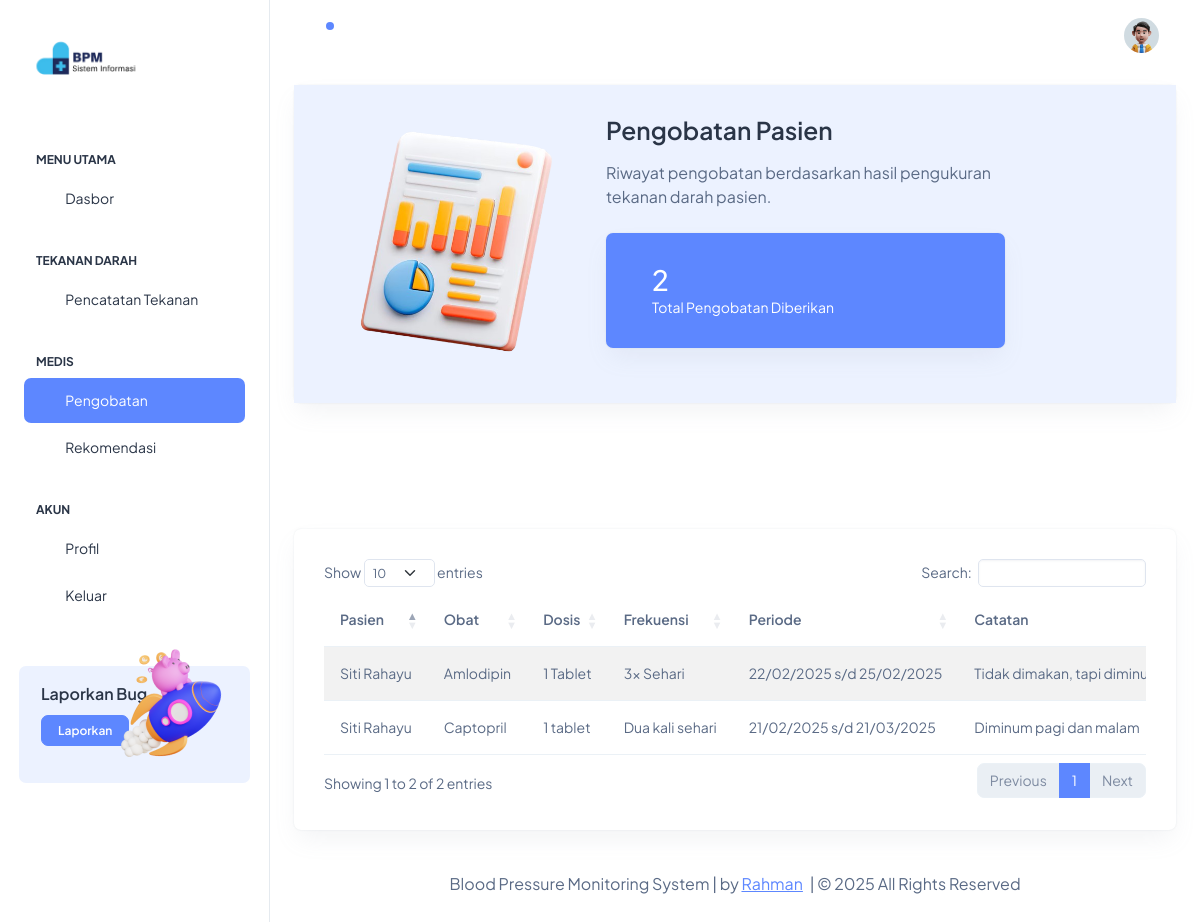
The page /App/Views/pengobatan.php (signed in) on the database as committed earlier.
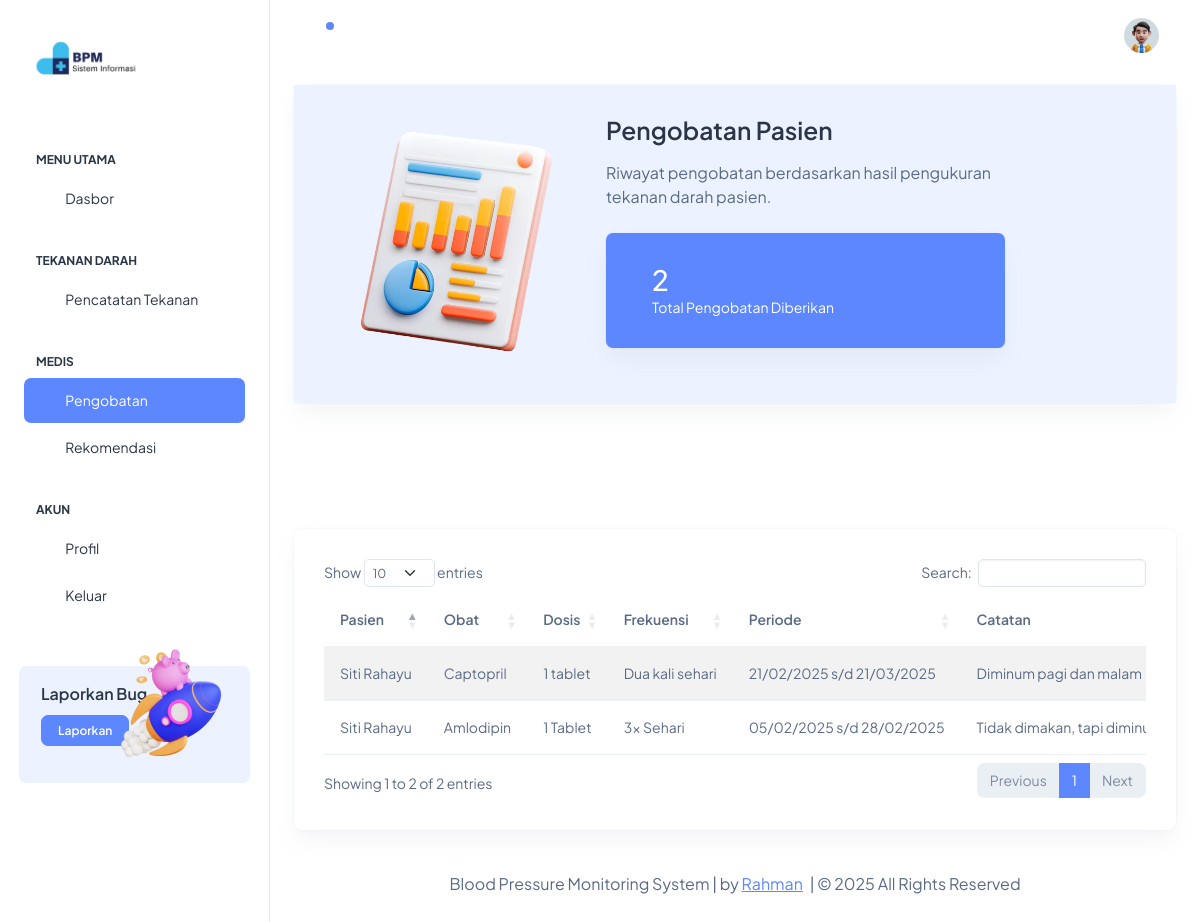
The same page on the database as committed later.
### tables this page shows
CREATE TABLE `patient_medications` (
  `patient_medication_id` int NOT NULL,
  `patient_id` int DEFAULT NULL,
  `medication_id` int DEFAULT NULL,
  `dosage` varchar(50) DEFAULT NULL,
  `frequency` varchar(50) DEFAULT NULL,
  `start_date` date DEFAULT NULL,
  `end_date` date DEFAULT NULL,
  `prescribed_by` int DEFAULT NULL,
  `notes` text
);

CREATE TABLE `patient_profiles` (
  `patient_id` int NOT NULL,
  `user_id` int DEFAULT NULL,
  `full_name` varchar(100) NOT NULL,
  `date_of_birth` date NOT NULL,
  `gender` enum('M','F') NOT NULL,
  `address` text,
  `phone_number` varchar(20) DEFAULT NULL,
  `emergency_contact` varchar(100) DEFAULT NULL,
  `emergency_phone` varchar(20) DEFAULT NULL,
  `medical_history` text
);

CREATE TABLE `medications` (
  `medication_id` int NOT NULL,
  `name` varchar(100) NOT NULL,
  `description` text,
  `dosage_form` varchar(50) DEFAULT NULL,
  `created_by` int DEFAULT NULL,
  `created_at` timestamp NULL DEFAULT CURRENT_TIMESTAMP
);

### App/Config/Database.php (called while the page is built, shortened)
<?php
class Database
{
    private $host = 'localhost';
    private $db_name = 'blood_pressure_monitoring';
    private $username = 'root';
    private $password = '';
    private $conn;
    private function connect()
    {
        try {
            $this->conn = new PDO(
                'mysql:host=' . $this->host . ';dbname=' . $this->db_name,
                $this->username,
                $this->password
            );
            $this->conn->setAttribute(PDO::ATTR_ERRMODE, PDO::ERRMODE_EXCEPTION);
            $this->conn->setAttribute(PDO::ATTR_DEFAULT_FETCH_MODE, PDO::FETCH_ASSOC);
        } catch (PDOException $e) {
            echo 'Connection Error: ' . $e->getMessage();
        }
    }
    public function query($query, $params = [])
    {
        $stmt = $this->conn->prepare($query);
        $stmt->execute($params);
        return $stmt;
    }
}

### App/Controllers/PengobatanController.php (called while the page is built, shortened)
<?php
require_once __DIR__ . '/../Models/PengobatanModel.php';
class PengobatanController
{
    private $pengobatanModel;
    public function __construct()
    {
        $this->pengobatanModel = new PengobatanModel();
    }
    public function getAllPrescriptions()
    {
        if ($_SESSION['role'] === 'patient') {
            return $this->pengobatanModel->getPatientPrescriptions($_SESSION['user_id']);
        }
        return $this->pengobatanModel->getAllPrescriptions();
    }
}

### App/Models/PengobatanModel.php (called while the page is built, shortened)
<?php
require_once __DIR__ . '/../Config/Database.php';
class PengobatanModel
{
    private $db;
    public function __construct()
    {
        $this->db = new Database();
    }
    public function getPatientPrescriptions($userId)
    {
        $query = "SELECT pm.*,
                         m.name as medication_name,
                         m.dosage_form,
                         pp.full_name as patient_name,
                         dp.full_name as doctor_name
                  FROM patient_medications pm
                  JOIN medications m ON pm.medication_id = m.medication_id
                  JOIN patient_profiles pp ON pm.patient_id = pp.patient_id
                  JOIN doctor_profiles dp ON pm.prescribed_by = dp.doctor_id
                  WHERE pp.user_id = ?
                  ORDER BY pm.start_date DESC";
        return $this->db->query($query, [$userId])->fetchAll();
    }
}

### App/Views/pengobatan.php (the view, shortened to what the changed rows need)
<?php
require_once __DIR__ . '/../Controllers/PengobatanController.php';
$pengobatanController = new PengobatanController();
$prescriptions = $pengobatanController->getAllPrescriptions();
$totalPrescriptions = count($prescriptions);
?>
<!doctype html>
<html lang="en">
<head>
    <link rel="stylesheet" href="assets/css/styles.min.css" />
    <link rel="stylesheet" href="https://cdn.datatables.net/1.13.7/css/dataTables.bootstrap5.min.css">
    <link rel="stylesheet" href="https://cdn.datatables.net/responsive/2.5.0/css/responsive.bootstrap5.min.css">
    <link href="https://cdn.jsdelivr.net/npm/select2@4.1.0-rc.0/dist/css/select2.min.css" rel="stylesheet" />
    <link rel="stylesheet"
        href="https://cdn.jsdelivr.net/npm/select2-bootstrap-5-theme@1.3.0/dist/select2-bootstrap-5-theme.min.css" />
</head>
<body>
    <div class="page-wrapper" id="main-wrapper" data-layout="vertical" data-navbarbg="skin6" data-sidebartype="full"
        data-sidebar-position="fixed" data-header-position="fixed">
        <div class="body-wrapper">
            <div class="container-fluid">
                <div class="row">
                    <div class="col-12">
                        <div class="card w-100">
                            <div class="card-body bg-light-primary">
                                <div class="row align-items-center">
                                    <div class="col-lg-6">
                                        <div class="card bg-primary text-white mb-4">
                                            <div class="card-body d-flex align-items-center">
                                                <div>
                                                    <h2 class="text-white mb-0"><?= $totalPrescriptions ?></h2>
                                                </div>
                                            </div>
                                        </div>
                                    </div>
                                </div>
                            </div>
                        </div>
                    </div>
                </div>
                <div class="row">
                    <div class="col-12">
                        <div class="card">
                            <div class="card-body">
                                <div class="table-responsive">
                                    <table id="prescriptionTable"
                                        class="table table-striped dt-responsive nowrap w-100">
                                        <thead>
                                            <tr>
                                                <th>Pasien</th>
                                                <th>Obat</th>
                                                <th>Dosis</th>
                                                <th>Frekuensi</th>
                                                <th>Periode</th>
                                                <th>Catatan</th>
                                            </tr>
                                        </thead>
                                        <tbody>
                                            <?php foreach ($prescriptions as $prescription): ?>
                                                <tr>
                                                    <td><?= htmlspecialchars($prescription['patient_name']) ?></td>
                                                    <td><?= htmlspecialchars($prescription['medication_name']) ?></td>
                                                    <td><?= htmlspecialchars($prescription['dosage']) ?></td>
                                                    <td><?= htmlspecialchars($prescription['frequency']) ?></td>
                                                    <td>
                                                        <?= date('d/m/Y', strtotime($prescription['start_date'])) ?>
                                                        s/d
                                                        <?= date('d/m/Y', strtotime($prescription['end_date'])) ?>
                                                    </td>
                                                    <td><?= htmlspecialchars($prescription['notes']) ?></td>
                                                </tr>
                                            <?php endforeach; ?>
                                        </tbody>
                                    </table>
                                </div>
                            </div>
                        </div>
                    </div>
                </div>
            </div>
        </div>
    </div>
</body>
</html>

Rows that differ between the two databases and show on the page:
shown differently, row unchanged: patient_medications "1 tablet": moves up the list
changed patient_medications "1 Tablet": start_date "22/02/2025" → "05/02/2025"; end_date "25/02/2025" → "28/02/2025"
